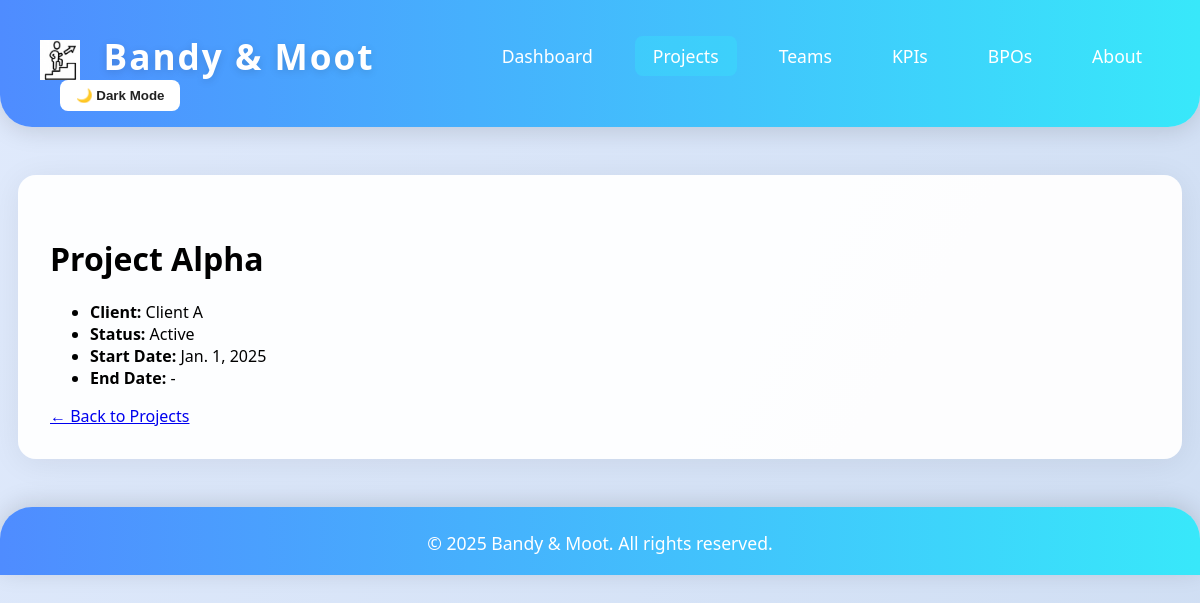
/projects/1/, run on the app's committed database.
### dashboard/models.py (models this page shows, shortened)
class Project(models.Model):
	name = models.CharField(max_length=100)
	client = models.CharField(max_length=100)
	status = models.CharField(max_length=50)
	start_date = models.DateField()
	end_date = models.DateField(null=True, blank=True)
	bpo = models.ForeignKey(BPO, on_delete=models.SET_NULL, null=True, blank=True)

### dashboard/views.py (the view)
# urls.py: path('projects/<int:pk>/', views.project_detail, name='project_detail'),
def project_detail(request, pk):
    project = get_object_or_404(Project, pk=pk)
    return render(request, 'dashboard/project_detail.html', {'project': project})

### dashboard/templates/dashboard/project_detail.html (shortened to what this page needs)
{% extends 'dashboard/base.html' %}
{% block content %}
<h1>{{ project.name }}</h1>
<ul>
    <li><strong>Client:</strong> {{ project.client }}</li>
    <li><strong>Status:</strong> {{ project.status }}</li>
    <li><strong>Start Date:</strong> {{ project.start_date }}</li>
    <li><strong>End Date:</strong> {{ project.end_date|default:'-' }}</li>
</ul>
<a href="/projects/">&larr; Back to Projects</a>
{% endblock %}

### dashboard/templates/dashboard/base.html (style rules this page uses)
body { font-family: 'Segoe UI', Arial, sans-serif; margin: 0; background: linear-gradient(120deg, #e0eafc 0%, #cfdef3 100%); min-height: 100vh; transition: background 0.3s, color 0.3s; }

### data on the page
Project: name "Project Alpha", client "Client A", status "Active", start_date "Jan. 1, 2025", end_date "-"
